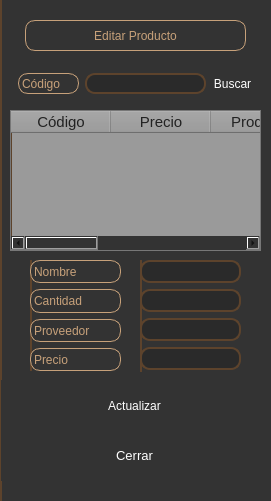
    <widget class="QWidget" name="weditar" native="true">
     <property name="minimumSize">
      <size>
       <width>271</width>
       <height>501</height>
      </size>
     </property>
     <property name="maximumSize">
      <size>
       <width>271</width>
       <height>501</height>
      </size>
     </property>
     <property name="styleSheet">
      <string notr="true">background-color: #333333;
border-left: 2px solid #5d432c;

</string>
     </property>
     <widget class="QWidget" name="verticalLayoutWidget_2">
      <property name="geometry">
       <rect>
        <x>140</x>
        <y>260</y>
        <width>101</width>
        <height>112</height>
       </rect>
      </property>
      <layout class="QVBoxLayout" name="verticalLayout_4">
       <item>
        <widget class="QLineEdit" name="nombreeditar">
         <property name="minimumSize">
          <size>
           <width>0</width>
           <height>23</height>
          </size>
         </property>
         <property name="maximumSize">
          <size>
           <width>16777215</width>
           <height>23</height>
          </size>
         </property>
         <property name="font">
          <font>
           <family>Segoe UI Symbol</family>
           <pointsize>9</pointsize>
          </font>
         </property>
         <property name="styleSheet">
          <string notr="true">QLineEdit {
       background: #2a2a2a;
       border: 2px solid #5d432c;
       border-radius: 10px;
       color: #c7a17a;
      }
      QLineEdit:focus {
       border-color: #c7a17a;
      }
     </string>
         </property>
         <property name="text">
          <string/>
         </property>
        </widget>
       </item>
       <item>
        <widget class="QLineEdit" name="cantidadeditar">
         <property name="minimumSize">
          <size>
           <width>0</width>
           <height>23</height>
          </size>
         </property>
         <property name="maximumSize">
          <size>
           <width>16777215</width>
           <height>23</height>
          </size>
         </property>
         <property name="font">
          <font>
           <family>Segoe UI Symbol</family>
           <pointsize>9</pointsize>
          </font>
         </property>
         <property name="styleSheet">
          <string notr="true">QLineEdit {
       background: #2a2a2a;
       border: 2px solid #5d432c;
       border-radius: 10px;
       color: #c7a17a;
      }
      QLineEdit:focus {
       border-color: #c7a17a;
      }
     
     </string>
         </property>
         <property name="text">
          <string/>
         </property>
        </widget>
       </item>
       <item>
        <widget class="QLineEdit" name="proveedoreeditar">
         <property name="minimumSize">
          <size>
           <width>0</width>
           <height>23</height>
          </size>
         </property>
         <property name="maximumSize">
          <size>
           <width>16777215</width>
           <height>23</height>
          </size>
         </property>
         <property name="font">
          <font>
           <family>Segoe UI Symbol</family>
           <pointsize>9</pointsize>
          </font>
         </property>
         <property name="styleSheet">
          <string notr="true">QLineEdit {
       background: #2a2a2a;
       border: 2px solid #5d432c;
       border-radius: 10px;
       color: #c7a17a;
      }
      QLineEdit:focus {
       border-color: #c7a17a;
      }
     </string>
         </property>
         <property name="text">
          <string/>
         </property>
        </widget>
       </item>
       <item>
        <widget class="QLineEdit" name="precioeditar">
         <property name="minimumSize">
          <size>
           <width>0</width>
           <height>23</height>
          </size>
         </property>
         <property name="maximumSize">
          <size>
           <width>16777215</width>
           <height>23</height>
          </size>
         </property>
         <property name="font">
          <font>
           <family>Segoe UI Symbol</family>
           <pointsize>9</pointsize>
          </font>
         </property>
         <property name="styleSheet">
          <string notr="true">QLineEdit {
       background: #2a2a2a;
       border: 2px solid #5d432c;
       border-radius: 10px;
       color: #c7a17a;
      }
      QLineEdit:focus {
       border-color: #c7a17a;
      }
     
     </string>
         </property>
         <property name="text">
          <string/>
         </property>
        </widget>
       </item>
      </layout>
     </widget>
     <widget class="QWidget" name="horizontalLayoutWidget_5">
      <property name="geometry">
       <rect>
        <x>0</x>
        <y>10</y>
        <width>271</width>
        <height>51</height>
       </rect>
      </property>
      <layout class="QHBoxLayout" name="horizontalLayout_11">
       <item>
        <spacer name="horizontalSpacer_19">
         <property name="orientation">
          <enum>Qt::Horizontal</enum>
         </property>
         <property name="sizeHint" stdset="0">
          <size>
           <width>40</width>
           <height>20</height>
          </size>
         </property>
        </spacer>
       </item>
       <item>
        <widget class="QLabel" name="titulo_bodega_3">
         <property name="minimumSize">
          <size>
           <width>221</width>
           <height>31</height>
          </size>
         </property>
         <property name="maximumSize">
          <size>
           <width>221</width>
           <height>31</height>
          </size>
         </property>
         <property name="styleSheet">
          <string notr="true">QLabel {
	font: 63 italic 10pt &quot;Sitka Small Semibold&quot; ;
    border: 1px solid #c7a17a;
    border-radius: 10px;
 color: #c7a17a;
}</string>
         </property>
         <property name="text">
          <string>Editar Producto</string>
         </property>
         <property name="alignment">
          <set>Qt::AlignCenter</set>
         </property>
        </widget>
       </item>
       <item>
        <spacer name="horizontalSpacer_22">
         <property name="orientation">
          <enum>Qt::Horizontal</enum>
         </property>
         <property name="sizeHint" stdset="0">
          <size>
           <width>40</width>
           <height>20</height>
          </size>
         </property>
        </spacer>
       </item>
      </layout>
     </widget>
     <widget class="QWidget" name="layoutWidget_3">
      <property name="geometry">
       <rect>
        <x>30</x>
        <y>260</y>
        <width>91</width>
        <height>111</height>
       </rect>
      </property>
      <layout class="QVBoxLayout" name="verticalLayout_5">
       <item>
        <widget class="QLabel" name="Productoprecio_5">
         <property name="font">
          <font>
           <family>Segoe UI Symbol</family>
           <pointsize>9</pointsize>
          </font>
         </property>
         <property name="styleSheet">
          <string notr="true">QLabel {
    border: 1px solid #c7a17a;
    border-radius: 10px;
    color: #c7a17a;
    text-shadow: 0 0 10px #c7a17a
}</string>
         </property>
         <property name="text">
          <string>Nombre</string>
         </property>
        </widget>
       </item>
       <item>
        <widget class="QLabel" name="Productoprecio_6">
         <property name="font">
          <font>
           <family>Segoe UI Symbol</family>
           <pointsize>9</pointsize>
          </font>
         </property>
         <property name="styleSheet">
          <string notr="true">QLabel {
    border: 1px solid #c7a17a;
    border-radius: 10px;
    color: #c7a17a;
    text-shadow: 0 0 10px #c7a17a
}</string>
         </property>
         <property name="text">
          <string>Cantidad</string>
         </property>
        </widget>
       </item>
       <item>
        <widget class="QLabel" name="productoproveedor_2">
         <property name="font">
          <font>
           <family>Segoe UI Symbol</family>
           <pointsize>9</pointsize>
          </font>
         </property>
         <property name="styleSheet">
          <string notr="true">QLabel {
    border: 1px solid #c7a17a;
    border-radius: 10px;
    color: #c7a17a;
    text-shadow: 0 0 10px #c7a17a
}</string>
         </property>
         <property name="text">
          <string>Proveedor</string>
         </property>
        </widget>
       </item>
       <item>
        <widget class="QLabel" name="Productoprecio_7">
         <property name="font">
          <font>
           <family>Segoe UI Symbol</family>
           <pointsize>9</pointsize>
          </font>
         </property>
         <property name="styleSheet">
          <string notr="true">QLabel {
    border: 1px solid #c7a17a;
    border-radius: 10px;
    color: #c7a17a;
    text-shadow: 0 0 10px #c7a17a
}</string>
         </property>
         <property name="text">
          <string>Precio</string>
         </property>
        </widget>
       </item>
      </layout>
     </widget>
     <widget class="QWidget" name="horizontalLayoutWidget_6">
      <property name="geometry">
       <rect>
        <x>-1</x>
        <y>380</y>
        <width>271</width>
        <height>51</height>
       </rect>
      </property>
      <layout class="QHBoxLayout" name="horizontalLayout_12">
       <item>
        <spacer name="horizontalSpacer_23">
         <property name="orientation">
          <enum>Qt::Horizontal</enum>
         </property>
         <property name="sizeHint" stdset="0">
          <size>
           <width>40</width>
           <height>20</height>
          </size>
         </property>
        </spacer>
       </item>
       <item>
        <widget class="QPushButton" name="actualizar">
         <property name="minimumSize">
          <size>
           <width>111</width>
           <height>41</height>
          </size>
         </property>
         <property name="maximumSize">
          <size>
           <width>111</width>
           <height>41</height>
          </size>
         </property>
         <property name="font">
          <font>
           <family>Segoe UI Symbol</family>
           <pointsize>9</pointsize>
          </font>
         </property>
         <property name="styleSheet">
          <string notr="true">QPushButton {
       background: qlineargradient(x1:0, y1:0, x2:1, y2:0,
         stop:0 #5d432c, stop:1 #c7a17a);
       color: white;
       border-radius: 10px;
       border: none;
      }
      QPushButton:hover {
       background: qlineargradient(x1:0, y1:0, x2:1, y2:0,
         stop:0 #c7a17a, stop:1 #5d432c);
      }
      QPushButton:pressed {
      }</string>
         </property>
         <property name="text">
          <string>Actualizar</string>
         </property>
        </widget>
       </item>
       <item>
        <spacer name="horizontalSpacer_24">
         <property name="orientation">
          <enum>Qt::Horizontal</enum>
         </property>
         <property name="sizeHint" stdset="0">
          <size>
           <width>40</width>
           <height>20</height>
          </size>
         </property>
        </spacer>
       </item>
      </layout>
     </widget>
     <widget class="QWidget" name="horizontalLayoutWidget_7">
      <property name="geometry">
       <rect>
        <x>-1</x>
        <y>430</y>
        <width>271</width>
        <height>51</height>
       </rect>
      </property>
      <layout class="QHBoxLayout" name="horizontalLayout_13">
       <item>
        <spacer name="horizontalSpacer_25">
         <property name="orientation">
          <enum>Qt::Horizontal</enum>
         </property>
         <property name="sizeHint" stdset="0">
          <size>
           <width>40</width>
           <height>20</height>
          </size>
         </property>
        </spacer>
       </item>
       <item>
        <widget class="QPushButton" name="cerrar_2">
         <property name="minimumSize">
          <size>
           <width>111</width>
           <height>41</height>
          </size>
         </property>
         <property name="maximumSize">
          <size>
           <width>111</width>
           <height>41</height>
          </size>
         </property>
         <property name="font">
          <font>
           <family>Segoe UI Symbol</family>
           <pointsize>10</pointsize>
          </font>
         </property>
         <property name="styleSheet">
          <string notr="true">QPushButton {
       background: qlineargradient(x1:0, y1:0, x2:1, y2:0,
         stop:0 #5d432c, stop:1 #c7a17a);
       color: white;
       border-radius: 10px;
       border: none;
      }
      QPushButton:hover {
       background: qlineargradient(x1:0, y1:0, x2:1, y2:0,
         stop:0 #c7a17a, stop:1 #5d432c);
      }
      QPushButton:pressed {
      }</string>
         </property>
         <property name="text">
          <string>Cerrar</string>
         </property>
        </widget>
       </item>
       <item>
        <spacer name="horizontalSpacer_26">
         <property name="orientation">
          <enum>Qt::Horizontal</enum>
         </property>
         <property name="sizeHint" stdset="0">
          <size>
           <width>40</width>
           <height>20</height>
          </size>
         </property>
        </spacer>
       </item>
      </layout>
     </widget>
     <widget class="QTableWidget" name="tableeditar">
      <property name="geometry">
       <rect>
        <x>10</x>
        <y>110</y>
        <width>251</width>
        <height>141</height>
       </rect>
      </property>
      <property name="font">
       <font>
        <family>Segoe UI Symbol</family>
        <pointsize>-1</pointsize>
       </font>
      </property>
      <property name="styleSheet">
       <string notr="true">QTableWidget, QTableWidget::item, QHeaderView::section {
    background-color: #9a9a9a;
    color: #222;
    font-family: Segoe UI Symbol;
    font-size: 15px;
}

QTableCornerButton::section {
    background-color: #9a9a9a;
    border: none;
}

QScrollBar:horizontal, QScrollBar:vertical {
    background: #9a9a9a;
    border: none;
}

QTableWidget {
    gridline-color: #9a9a9a;
}</string>
      </property>
      <column>
       <property name="text">
        <string>Código</string>
       </property>
      </column>
      <column>
       <property name="text">
        <string>Precio</string>
       </property>
      </column>
      <column>
       <property name="text">
        <string>Producto</string>
       </property>
      </column>
      <column>
       <property name="text">
        <string>Cantidad</string>
       </property>
      </column>
      <column>
       <property name="text">
        <string>Último Ingreso</string>
       </property>
      </column>
      <column>
       <property name="text">
        <string>Proveedor</string>
       </property>
      </column>
     </widget>
     <widget class="QWidget" name="layoutWidget">
      <property name="geometry">
       <rect>
        <x>0</x>
        <y>70</y>
        <width>271</width>
        <height>28</height>
       </rect>
      </property>
      <layout class="QHBoxLayout" name="horizontalLayout_14">
       <item>
        <spacer name="horizontalSpacer_27">
         <property name="orientation">
          <enum>Qt::Horizontal</enum>
         </property>
         <property name="sizeHint" stdset="0">
          <size>
           <width>40</width>
           <height>20</height>
          </size>
         </property>
        </spacer>
       </item>
       <item>
        <widget class="QLabel" name="productoproveedor_4">
         <property name="minimumSize">
          <size>
           <width>61</width>
           <height>21</height>
          </size>
         </property>
         <property name="maximumSize">
          <size>
           <width>61</width>
           <height>21</height>
          </size>
         </property>
         <property name="font">
          <font>
           <family>Segoe UI Symbol</family>
           <pointsize>9</pointsize>
          </font>
         </property>
         <property name="styleSheet">
          <string notr="true">QLabel {
    border: 1px solid #c7a17a;
    border-radius: 10px;
    color: #c7a17a;
    text-shadow: 0 0 10px #c7a17a
}</string>
         </property>
         <property name="text">
          <string>Código</string>
         </property>
        </widget>
       </item>
       <item>
        <widget class="QLineEdit" name="codigoeditar">
         <property name="minimumSize">
          <size>
           <width>121</width>
           <height>21</height>
          </size>
         </property>
         <property name="maximumSize">
          <size>
           <width>121</width>
           <height>21</height>
          </size>
         </property>
         <property name="font">
          <font>
           <family>Segoe UI Symbol</family>
           <pointsize>9</pointsize>
          </font>
         </property>
         <property name="styleSheet">
          <string notr="true">QLineEdit {
       background: #2a2a2a;
       border: 2px solid #5d432c;
       border-radius: 10px;
       color: #c7a17a;
      }
      QLineEdit:focus {
       border-color: #c7a17a;
      }
     </string>
         </property>
        </widget>
       </item>
       <item>
        <widget class="QPushButton" name="buscareditar">
         <property name="minimumSize">
          <size>
           <width>41</width>
           <height>21</height>
          </size>
         </property>
         <property name="maximumSize">
          <size>
           <width>41</width>
           <height>21</height>
          </size>
         </property>
         <property name="font">
          <font>
           <family>Segoe UI Symbol</family>
           <pointsize>9</pointsize>
          </font>
         </property>
         <property name="styleSheet">
          <string notr="true">QPushButton {
       background: qlineargradient(x1:0, y1:0, x2:1, y2:0,
         stop:0 #5d432c, stop:1 #c7a17a);
       color: white;
       border-radius: 10px;
       border: none;
      }
      QPushButton:hover {
       background: qlineargradient(x1:0, y1:0, x2:1, y2:0,
         stop:0 #c7a17a, stop:1 #5d432c);
      }
      QPushButton:pressed {
      }</string>
         </property>
         <property name="text">
          <string>Buscar</string>
         </property>
        </widget>
       </item>
       <item>
        <spacer name="horizontalSpacer_30">
         <property name="orientation">
          <enum>Qt::Horizontal</enum>
         </property>
         <property name="sizeHint" stdset="0">
          <size>
           <width>40</width>
           <height>20</height>
          </size>
         </property>
        </spacer>
       </item>
      </layout>
     </widget>
    </widget>
